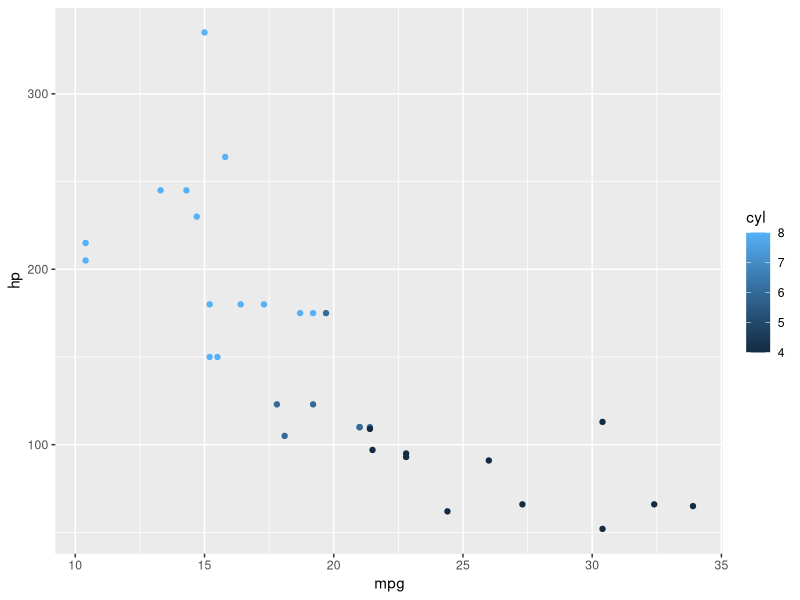

This chart was generated by the following R code:
library(tidyverse)
library(ggplot2)

my_plot<- 
  mtcars %>% 
  ggplot(aes(mpg, hp, color = cyl)) +
  geom_point()


ggsave("fig_output/cars.png", my_plot)

